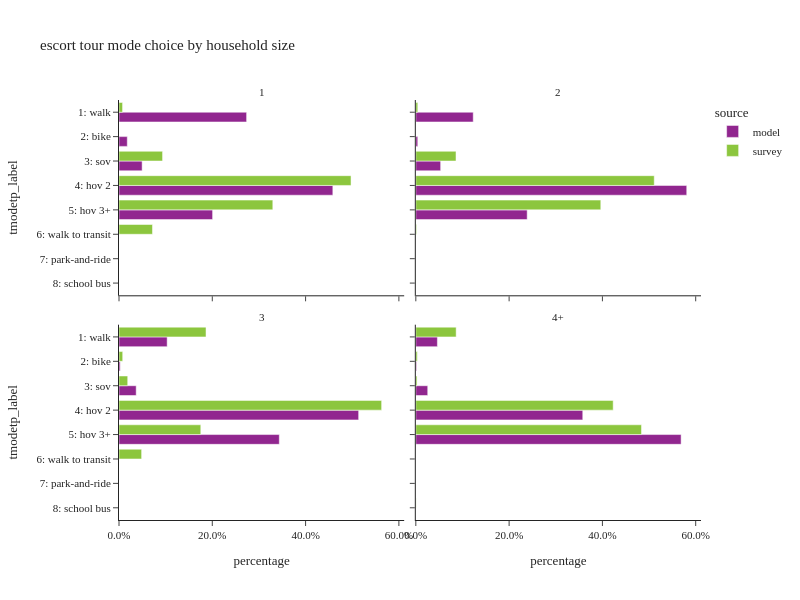

Here is the notebook cell this chart was saved with:
### Code cell
plot_mode_choice(es_tour,"hhsize_4+",
                 {"hhsize_4+":["1","2","3","4+"],
                  "tmodetp_label":["1: walk","2: bike","3: sov","4: hov 2","5: hov 3+","6: walk to transit",
                                   "7: park-and-ride","8: school bus","9: otherÃƒÆ’Ã†â€™Ãƒâ€šÃ‚Â¢ÃƒÆ’Ã‚Â¢ÃƒÂ¢Ã¢â€šÂ¬Ã…Â¡Ãƒâ€šÃ‚Â¬ÃƒÆ’Ã‚Â¢ÃƒÂ¢Ã¢â‚¬Å¡Ã‚Â¬Ãƒâ€¦Ã¢â‚¬Å“survey only"]},
                 "household size",2,600)

### Figure 1 — Plotly figure (JSON) as saved in the notebook; plotly's stock layout.template omitted (floating-point values rounded to 4 significant figures)
{"data": [{"alignmentgroup": "True", "customdata": [[9568], [621], [1734], [16033], [7018]], "hovertemplate": "source=model<br>hhsize_4+=1<br>percentage=%{x}<br>tmodetp_label=%{y}<br>sample count=%{customdata[0]}<extra></extra>", "legendgroup": "model", "marker": {"color": "#91268F", "pattern": {"shape": ""}}, "name": "model", "offsetgroup": "model", "orientation": "h", "showlegend": true, "textposition": "auto", "type": "bar", "x": [0.2736, 0.01776, 0.04958, 0.4584, 0.2007], "xaxis": "x3", "y": ["1: walk", "2: bike", "3: sov", "4: hov 2", "5: hov 3+"], "yaxis": "y3"}, {"alignmentgroup": "True", "customdata": [[13778], [466], [5959], [65019], [26726]], "hovertemplate": "source=model<br>hhsize_4+=2<br>percentage=%{x}<br>tmodetp_label=%{y}<br>sample count=%{customdata[0]}<extra></extra>", "legendgroup": "model", "marker": {"color": "#91268F", "pattern": {"shape": ""}}, "name": "model", "offsetgroup": "model", "orientation": "h", "showlegend": false, "textposition": "auto", "type": "bar", "x": [0.1231, 0.004163, 0.05323, 0.5808, 0.2387], "xaxis": "x4", "y": ["1: walk", "2: bike", "3: sov", "4: hov 2", "5: hov 3+"], "yaxis": "y4"}, {"alignmentgroup": "True", "customdata": [[12137], [298], [4330], [60401], [40400]], "hovertemplate": "source=model<br>hhsize_4+=3<br>percentage=%{x}<br>tmodetp_label=%{y}<br>sample count=%{customdata[0]}<extra></extra>", "legendgroup": "model", "marker": {"color": "#91268F", "pattern": {"shape": ""}}, "name": "model", "offsetgroup": "model", "orientation": "h", "showlegend": false, "textposition": "auto", "type": "bar", "x": [0.1032, 0.002535, 0.03683, 0.5138, 0.3436], "xaxis": "x", "y": ["1: walk", "2: bike", "3: sov", "4: hov 2", "5: hov 3+"], "yaxis": "y"}, {"alignmentgroup": "True", "customdata": [[16523], [583], [9122], [127882], [203224]], "hovertemplate": "source=model<br>hhsize_4+=4+<br>percentage=%{x}<br>tmodetp_label=%{y}<br>sample count=%{customdata[0]}<extra></extra>", "legendgroup": "model", "marker": {"color": "#91268F", "pattern": {"shape": ""}}, "name": "model", "offsetgroup": "model", "orientation": "h", "showlegend": false, "textposition": "auto", "type": "bar", "x": [0.04624, 0.001632, 0.02553, 0.3579, 0.5687], "xaxis": "x2", "y": ["1: walk", "2: bike", "3: sov", "4: hov 2", "5: hov 3+"], "yaxis": "y2"}, {"alignmentgroup": "True", "customdata": [[4], [6], [19], [1], [3]], "hovertemplate": "source=survey<br>hhsize_4+=1<br>percentage=%{x}<br>tmodetp_label=%{y}<br>sample count=%{customdata[0]}<extra></extra>", "legendgroup": "survey", "marker": {"color": "#8CC63E", "pattern": {"shape": ""}}, "name": "survey", "offsetgroup": "survey", "orientation": "h", "showlegend": true, "textposition": "auto", "type": "bar", "x": [0.007656, 0.09339, 0.4974, 0.3297, 0.07177], "xaxis": "x3", "y": ["1: walk", "3: sov", "4: hov 2", "5: hov 3+", "6: walk to transit"], "yaxis": "y3"}, {"alignmentgroup": "True", "customdata": [[7], [16], [82], [29], [3], [1]], "hovertemplate": "source=survey<br>hhsize_4+=2<br>percentage=%{x}<br>tmodetp_label=%{y}<br>sample count=%{customdata[0]}<extra></extra>", "legendgroup": "survey", "marker": {"color": "#8CC63E", "pattern": {"shape": ""}}, "name": "survey", "offsetgroup": "survey", "orientation": "h", "showlegend": false, "textposition": "auto", "type": "bar", "x": [0.0042, 0.08615, 0.5111, 0.3965, 0.001589, 0.0004014], "xaxis": "x4", "y": ["1: walk", "3: sov", "4: hov 2", "5: hov 3+", "6: walk to transit", "8: school bus"], "yaxis": "y4"}, {"alignmentgroup": "True", "customdata": [[22], [8], [4], [77], [35], [3]], "hovertemplate": "source=survey<br>hhsize_4+=3<br>percentage=%{x}<br>tmodetp_label=%{y}<br>sample count=%{customdata[0]}<extra></extra>", "legendgroup": "survey", "marker": {"color": "#8CC63E", "pattern": {"shape": ""}}, "name": "survey", "offsetgroup": "survey", "orientation": "h", "showlegend": false, "textposition": "auto", "type": "bar", "x": [0.1865, 0.007923, 0.01867, 0.563, 0.1753, 0.04849], "xaxis": "x", "y": ["1: walk", "2: bike", "3: sov", "4: hov 2", "5: hov 3+", "6: walk to transit"], "yaxis": "y"}, {"alignmentgroup": "True", "customdata": [[47], [3], [3], [111], [164], [1], [2]], "hovertemplate": "source=survey<br>hhsize_4+=4+<br>percentage=%{x}<br>tmodetp_label=%{y}<br>sample count=%{customdata[0]}<extra></extra>", "legendgroup": "survey", "marker": {"color": "#8CC63E", "pattern": {"shape": ""}}, "name": "survey", "offsetgroup": "survey", "orientation": "h", "showlegend": false, "textposition": "auto", "type": "bar", "x": [0.08648, 0.003151, 0.002633, 0.4231, 0.4838, 0.0002368, 0.0005709], "xaxis": "x2", "y": ["1: walk", "2: bike", "3: sov", "4: hov 2", "5: hov 3+", "6: walk to transit", "8: school bus"], "yaxis": "y2"}], "layout": {"annotations": [{"font": {}, "showarrow": false, "text": "3", "x": 0.245, "xanchor": "center", "xref": "paper", "y": 0.465, "yanchor": "bottom", "yref": "paper"}, {"font": {}, "showarrow": false, "text": "4+", "x": 0.755, "xanchor": "center", "xref": "paper", "y": 0.465, "yanchor": "bottom", "yref": "paper"}, {"font": {}, "showarrow": false, "text": "1", "x": 0.245, "xanchor": "center", "xref": "paper", "y": 1.0, "yanchor": "bottom", "yref": "paper"}, {"font": {}, "showarrow": false, "text": "2", "x": 0.755, "xanchor": "center", "xref": "paper", "y": 1.0, "yanchor": "bottom", "yref": "paper"}], "barmode": "group", "height": 600, "legend": {"title": {"text": "source"}, "tracegroupgap": 0}, "title": {"text": "escort tour mode choice by household size"}, "width": 800, "xaxis": {"anchor": "y", "domain": [0.0, 0.49], "tickformat": ".1%", "title": {"text": "percentage"}}, "xaxis2": {"anchor": "y2", "domain": [0.51, 1.0], "matches": "x", "tickformat": ".1%", "title": {"text": "percentage"}}, "xaxis3": {"anchor": "y3", "domain": [0.0, 0.49], "matches": "x", "showticklabels": false, "tickformat": ".1%"}, "xaxis4": {"anchor": "y4", "domain": [0.51, 1.0], "matches": "x", "showticklabels": false, "tickformat": ".1%"}, "yaxis": {"anchor": "x", "categoryarray": ["9: otherÃƒÆ’Ã†â€™Ãƒâ€šÃ‚Â¢ÃƒÆ’Ã‚Â¢ÃƒÂ¢Ã¢â€šÂ¬Ã…Â¡Ãƒâ€šÃ‚Â¬ÃƒÆ’Ã‚Â¢ÃƒÂ¢Ã¢â‚¬Å¡Ã‚Â¬Ãƒâ€¦Ã¢â‚¬Å“survey only", "8: school bus", "7: park-and-ride", "6: walk to transit", "5: hov 3+", "4: hov 2", "3: sov", "2: bike", "1: walk"], "categoryorder": "array", "domain": [0.0, 0.465], "title": {"text": "tmodetp_label"}}, "yaxis2": {"anchor": "x2", "domain": [0.0, 0.465], "matches": "y", "showticklabels": false}, "yaxis3": {"anchor": "x3", "categoryarray": ["9: otherÃƒÆ’Ã†â€™Ãƒâ€šÃ‚Â¢ÃƒÆ’Ã‚Â¢ÃƒÂ¢Ã¢â€šÂ¬Ã…Â¡Ãƒâ€šÃ‚Â¬ÃƒÆ’Ã‚Â¢ÃƒÂ¢Ã¢â‚¬Å¡Ã‚Â¬Ãƒâ€¦Ã¢â‚¬Å“survey only", "8: school bus", "7: park-and-ride", "6: walk to transit", "5: hov 3+", "4: hov 2", "3: sov", "2: bike", "1: walk"], "categoryorder": "array", "domain": [0.535, 1.0], "matches": "y", "title": {"text": "tmodetp_label"}}, "yaxis4": {"anchor": "x4", "domain": [0.535, 1.0], "matches": "y", "showticklabels": false}}}
